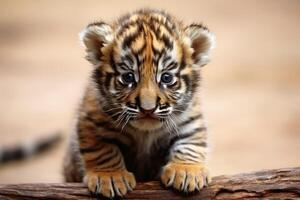
#> input picture img_1.jpg, 300 x 200 px
$ jupyter execute Exp8_DIP.ipynb
#> lines starting #> are read from the running program, lines starting #| are printed output that depends on the picture; after the words box and inside, x2 and y2 are one past the last pixel; in counts of white or black regions, pixels touching at a corner belong together
[cell 1]
import cv2
import numpy as np
import matplotlib.pyplot as plt

[cell 2]
image = cv2.imread('img_1.jpg')
#> image is the input picture: shape (200, 300, 3); mean B, G, R 126.1, 148.5, 175.8
gray_image = cv2.cvtColor(image, cv2.COLOR_BGR2GRAY)
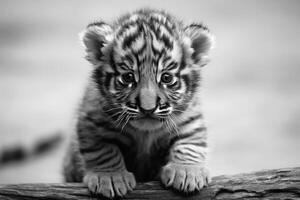
#> gray_image: shape (200, 300); min 0, max 253, mean 154.1

[cell 3]
plt.subplot(2, 2, 1)
plt.imshow(cv2.cvtColor(image, cv2.COLOR_BGR2RGB))
plt.title("Original Image")
plt.axis('off')

[cell 4]
_, global_thresholded = cv2.threshold(gray_image, 127, 255, cv2.THRESH_BINARY)
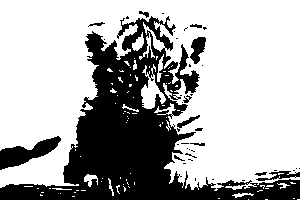
#> global_thresholded: shape (200, 300); 68% white; 41 black regions (28 under 20 px), largest, box (x1, y1, x2, y2) and area: (0, 16, 300, 200) 17424, (0, 136, 61, 170) 914, (190, 37, 206, 64) 262

[cell 5]
adaptive_thresholded = cv2.adaptiveThreshold(gray_image, 255, cv2.ADAPTIVE_THRESH_GAUSSIAN_C, cv2.THRESH_BINARY, 11, 2)
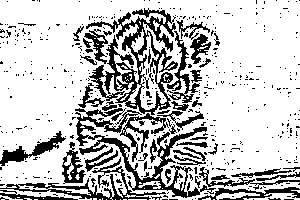
#> adaptive_thresholded: shape (200, 300); 76.1% white; 468 black regions (421 under 20 px), largest, box (x1, y1, x2, y2) and area: (86, 8, 178, 115) 3256, (75, 108, 216, 198) 2534, (0, 157, 166, 200) 1144

[cell 6]
_, otsu_thresholded = cv2.threshold(gray_image, 0, 255, cv2.THRESH_BINARY + cv2.THRESH_OTSU)
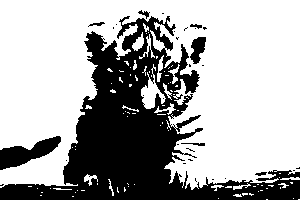
#> otsu_thresholded: shape (200, 300); 66.7% white; 31 black regions (23 under 20 px), largest, box (x1, y1, x2, y2) and area: (0, 16, 300, 200) 18458, (0, 136, 61, 170) 971, (190, 37, 206, 64) 272

[cell 7]
# Create a 2x2 subplot layout

plt.figure(figsize=(10, 8))

# Original Image
plt.subplot(2, 2, 1)
plt.imshow(cv2.cvtColor(image, cv2.COLOR_BGR2RGB))  # Convert BGR to RGB for correct color display
plt.title("Original Image")
plt.axis('off')

# Global Thresholding
plt.subplot(2, 2, 2)
plt.imshow(global_thresholded, cmap='gray')
plt.title("Global Thresholding")
plt.axis('off')

# Adaptive Thresholding
plt.subplot(2, 2, 3)
plt.imshow(adaptive_thresholded, cmap='gray')
plt.title("Adaptive Thresholding")
plt.axis('off')

# Otsu's Method
plt.subplot(2, 2, 4)
plt.imshow(otsu_thresholded, cmap='gray')
plt.title("Otsu's Method")
plt.axis('off')

# Show the plot
plt.tight_layout()
plt.show()
